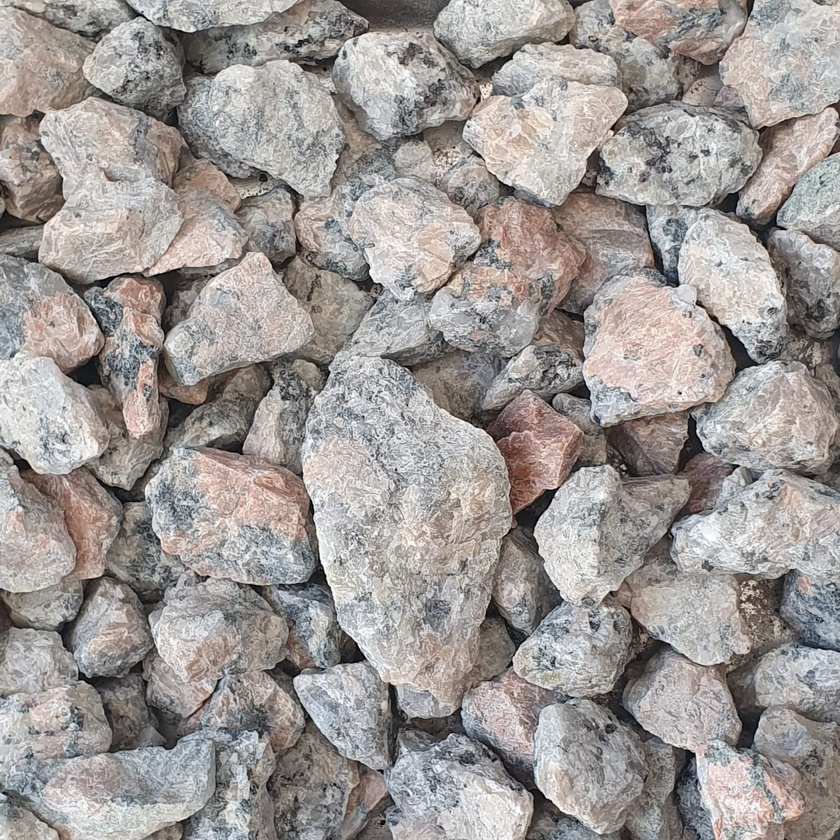
#> input picture validation/images/conta01.jpeg, 840 x 840 px, shrunk from 1512 x 1512 before the run, given in place of conta01.jpg, which was not available
$ python image_ajusting.py
#> lines starting #> are read from the running program, lines starting #| are printed output that depends on the picture; pictures that were not available may be replaced by others from this repository, and a replacement may not be noted
#> further down, image is the input picture: shape (840, 840, 3); mean B, G, R 149.9, 152.3, 157.6
# -*- coding: utf-8 -*-
"""
Created on Mon Mar 18 06:50:18 2024

@author: ramos
"""

import cv2
import numpy as np
from matplotlib import pyplot as plt

def adjust_image_properties(image, saturation=1.0, brightness=0.0, contrast=1.0, exposure=1.0, shadows=0.0):
    # Convert the image to float32 format
#> called with saturation = 2, brightness = 10, contrast = 10, exposure = 10, shadows = 10
    image = image.astype(np.float32) / 255.0

    # Adjust saturation
    hsv = cv2.cvtColor(image, cv2.COLOR_BGR2HSV)
#> hsv: shape (840, 840, 3) float32; mean H, S, V 89.4, 0.1, 0.6
    hsv[:,:,1] *= saturation
#> hsv: shape (840, 840, 3) float32; mean H, S, V 89.4, 0.2, 0.6

    # Adjust brightness
    image += brightness

    # Adjust contrast
    image = (image - 0.5) * contrast + 0.5
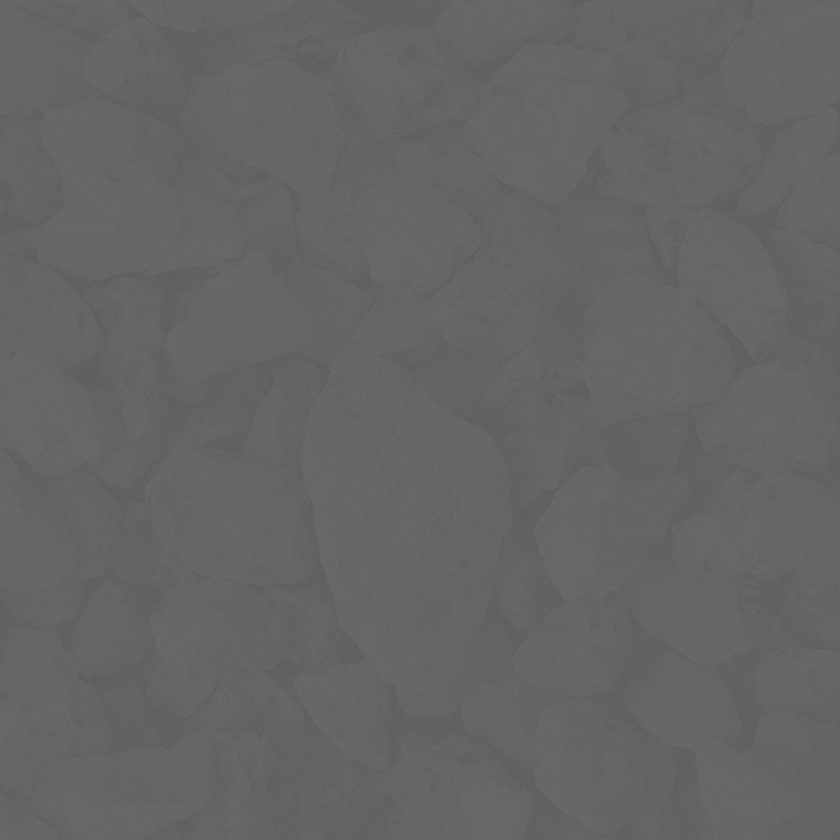
#> image: shape (840, 840, 3) float32; mean of channels 0, 1, 2 101.4, 101.5, 101.7; drawn as B, G, R

    # Adjust exposure
    image *= exposure

    # Adjust shadows
    image += shadows

    # Clip the pixel values to ensure they are within the valid range [0, 1]
    image = np.clip(image, 0, 1)
#> image: shape (840, 840, 3) float32; every value is 1

    # Convert the image back to uint8 format
    image = (image * 255).astype(np.uint8)
#> image: shape (840, 840, 3); every value is 255

    # Convert the images back to BGR color space
    adjusted_image = cv2.cvtColor(cv2.cvtColor(hsv, cv2.COLOR_HSV2BGR), cv2.COLOR_BGR2RGB)
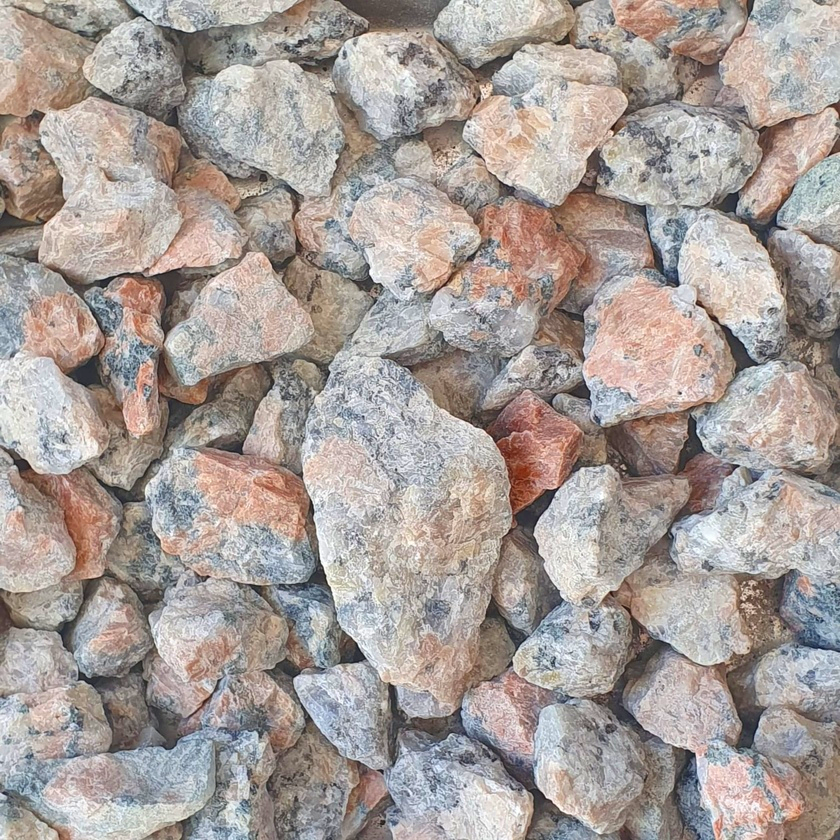
#> adjusted_image: shape (840, 840, 3) float32; mean R, G, B 0.61, 0.569, 0.55; drawn with min black and max white

    return adjusted_image

image_path = 'C:/Users/ramos/Desktop/coco/train/imgs/conta01.jpg'

# Load an image
image = cv2.imread(image_path)

# Adjust image properties
adjusted_image = adjust_image_properties(image, saturation=2, brightness=10, contrast=10, exposure=10, shadows=10)


plt.imshow(image)
plt.title('Original Image')
plt.show()

plt.imshow(adjusted_image)
plt.title('Adjusted Image')
plt.show()

$ run again, with validation/images/conta04.jpeg copied over validation/images/conta01.jpeg
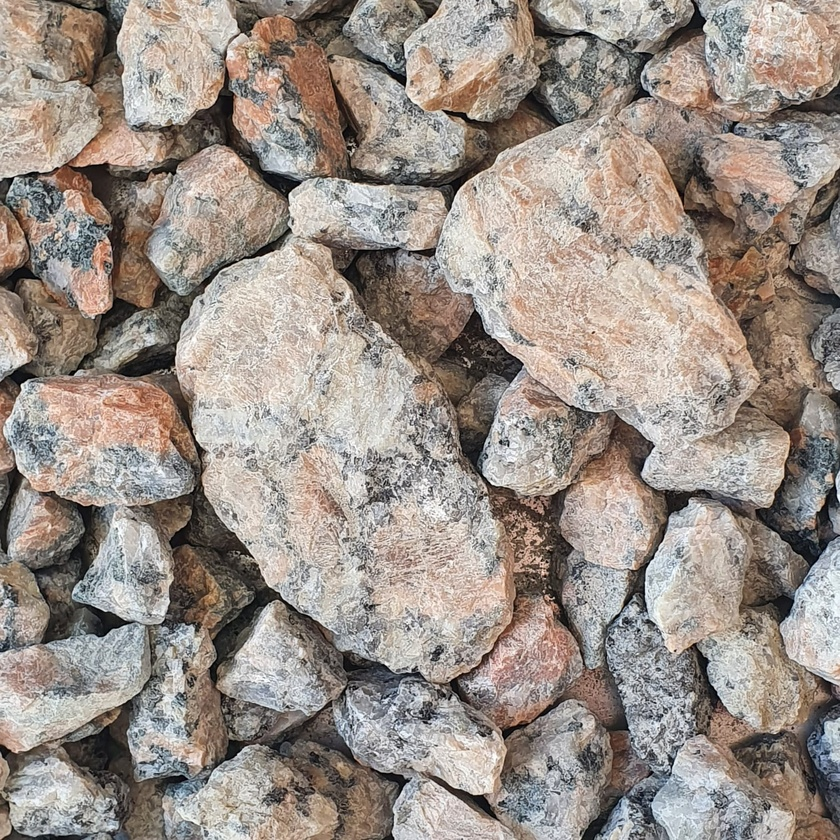
#> input picture validation/images/conta04.jpeg, 840 x 840 px, shrunk from 1512 x 1512 before the run, given in place of conta01.jpg, which was not available
#> image is the input picture: shape (840, 840, 3); mean B, G, R 136.7, 144.3, 154.4
#> in adjust_image_properties, `adjusted_image = cv2.cvtColor(cv2.cvtColor(hsv, cv2.COLOR_HSV2BGR), cv..`:
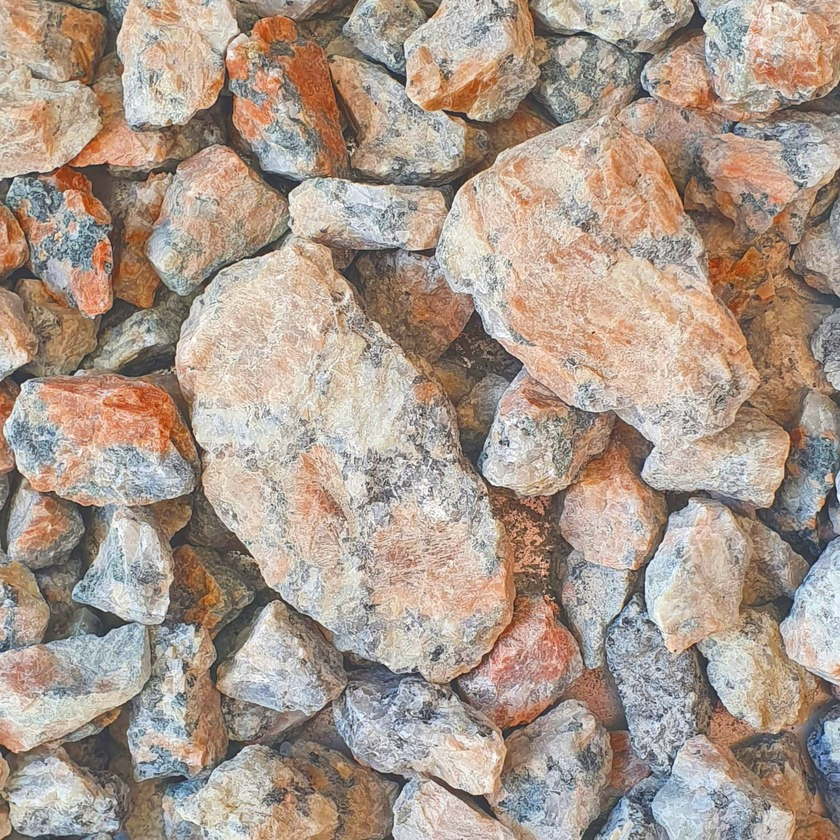
#> adjusted_image: shape (840, 840, 3) float32; mean R, G, B 0.599, 0.519, 0.46; drawn with min black and max white
#> `plt.show()`:
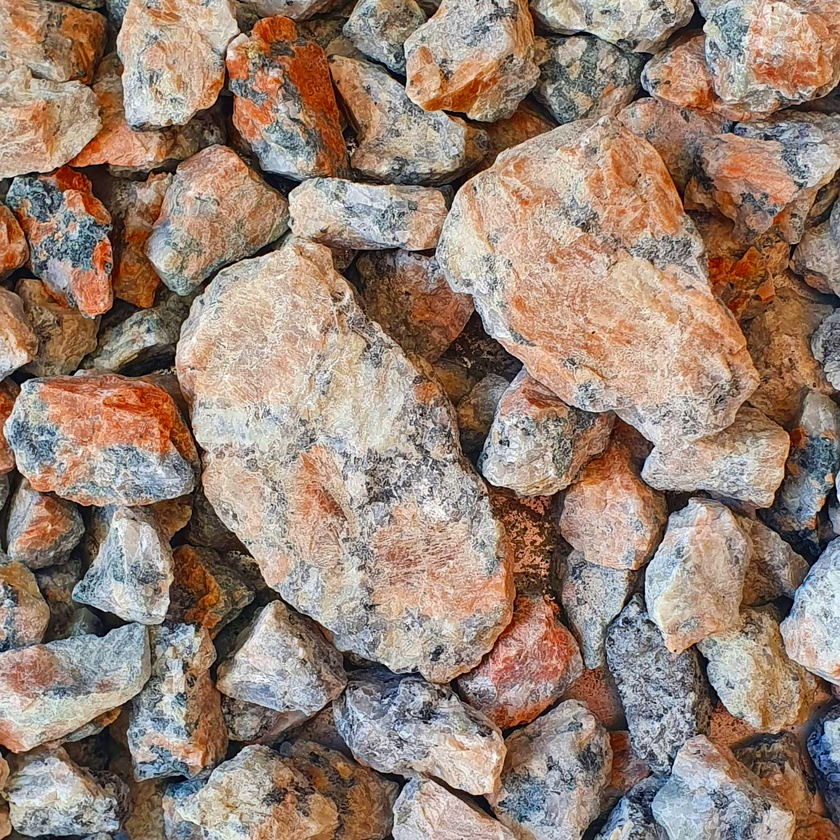
#> shown: shape (840, 840, 3) float32; mean R, G, B 0.599, 0.519, 0.461

$ run again, with validation/images/conta08.jpeg copied over validation/images/conta01.jpeg
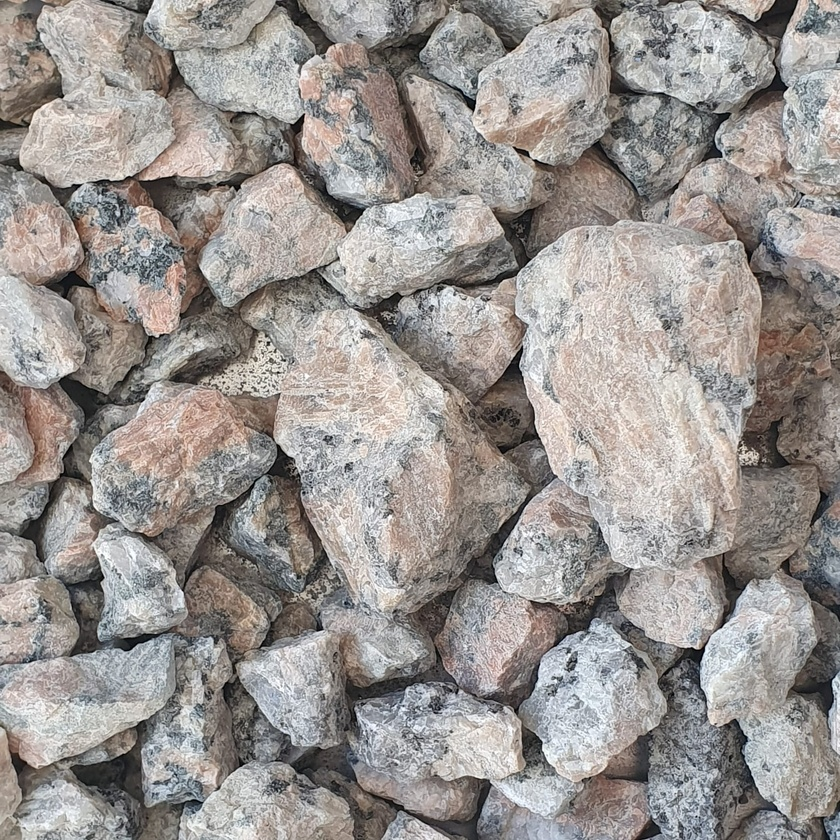
#> input picture validation/images/conta08.jpeg, 840 x 840 px, shrunk from 1512 x 1512 before the run, given in place of conta01.jpg, which was not available
#> image is the input picture: shape (840, 840, 3); mean B, G, R 145.3, 148.4, 153.2
#> in adjust_image_properties, `adjusted_image = cv2.cvtColor(cv2.cvtColor(hsv, cv2.COLOR_HSV2BGR), cv..`:
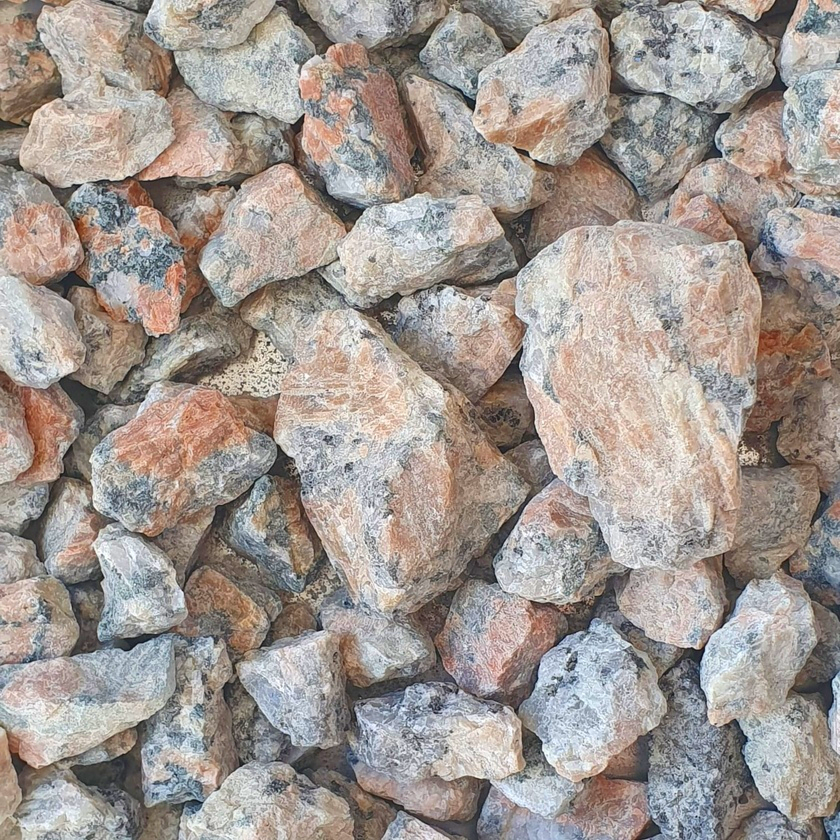
#> adjusted_image: shape (840, 840, 3) float32; mean R, G, B 0.593, 0.555, 0.531; drawn with min black and max white

$ run again, with validation/images/conta09.jpeg copied over validation/images/conta01.jpeg
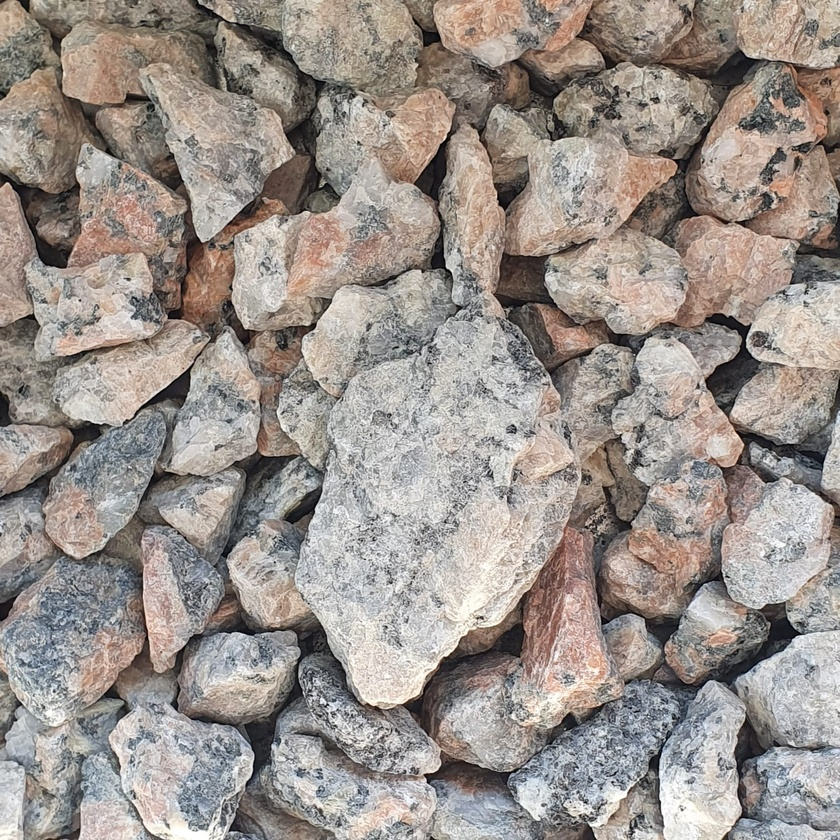
#> input picture validation/images/conta09.jpeg, 840 x 840 px, shrunk from 1512 x 1512 before the run, given in place of conta01.jpg, which was not available
#> image is the input picture: shape (840, 840, 3); mean B, G, R 140.4, 146, 154.3
#> in adjust_image_properties, `adjusted_image = cv2.cvtColor(cv2.cvtColor(hsv, cv2.COLOR_HSV2BGR), cv..`:
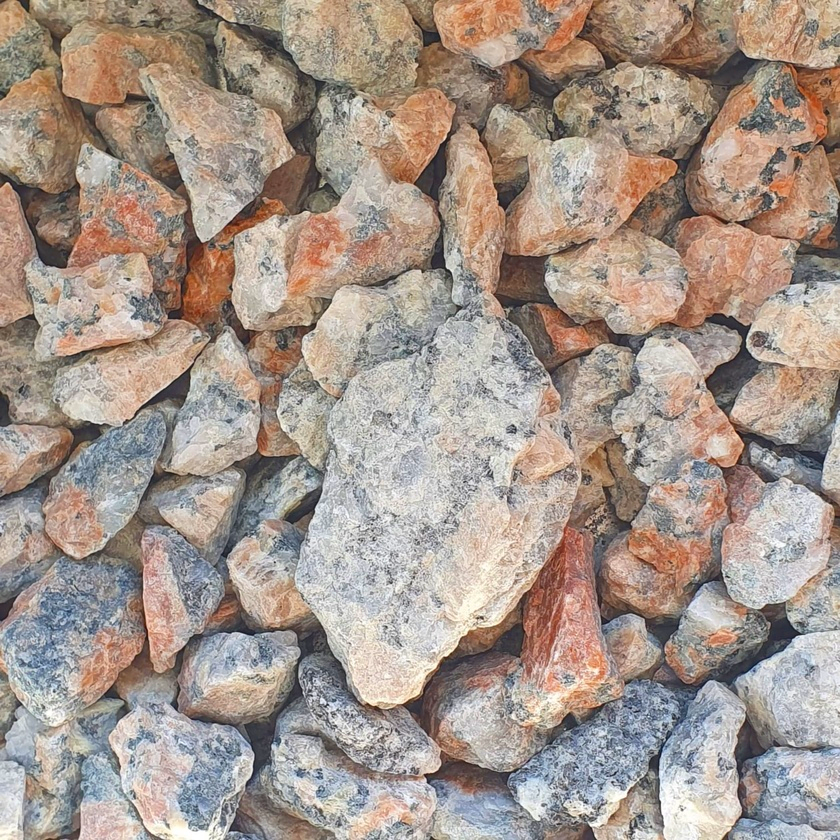
#> adjusted_image: shape (840, 840, 3) float32; mean R, G, B 0.597, 0.533, 0.489; drawn with min black and max white
